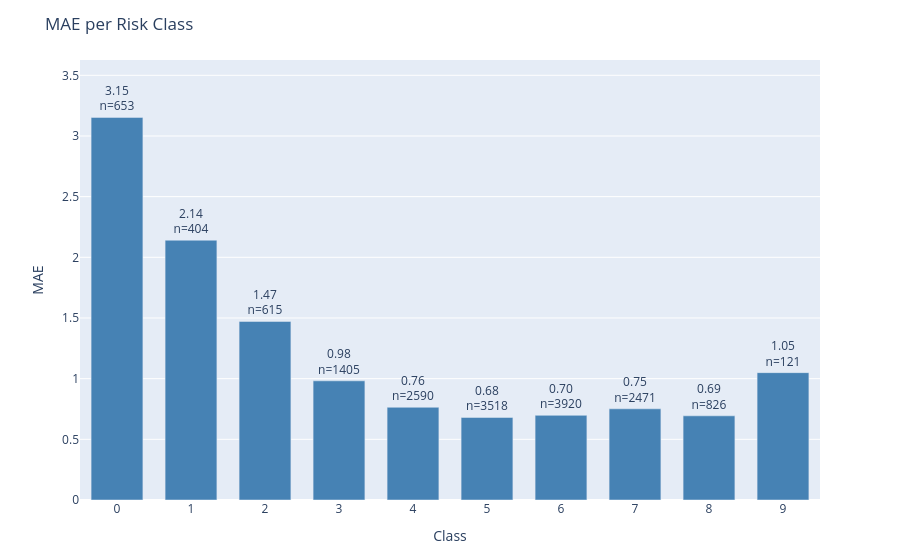

Notebook code for this chart:
### Code cell
plot_error_by_group(
    df=results_test,
    y_true_col='actual',
    y_pred_col='prediction',
    group_by='class',
    metric='mae',
    title='MAE per Risk Class'
)

### Figure 1 — Plotly figure (JSON) as saved in the notebook; plotly's stock layout.template omitted (floating-point values rounded to 4 significant figures)
{"data": [{"marker": {"color": "steelblue"}, "text": ["3.15<br>n=653", "2.14<br>n=404", "1.47<br>n=615", "0.98<br>n=1405", "0.76<br>n=2590", "0.68<br>n=3518", "0.70<br>n=3920", "0.75<br>n=2471", "0.69<br>n=826", "1.05<br>n=121"], "textposition": "outside", "type": "bar", "x": ["0", "1", "2", "3", "4", "5", "6", "7", "8", "9"], "y": [3.153, 2.141, 1.472, 0.9822, 0.7641, 0.6805, 0.6977, 0.7515, 0.6937, 1.05]}], "layout": {"bargap": 0.3, "margin": {"b": 60, "t": 60}, "title": {"text": "MAE per Risk Class"}, "uniformtext": {"minsize": 8, "mode": "hide"}, "xaxis": {"title": {"text": "Class"}}, "yaxis": {"range": [0, 3.626], "title": {"text": "MAE"}}}}
